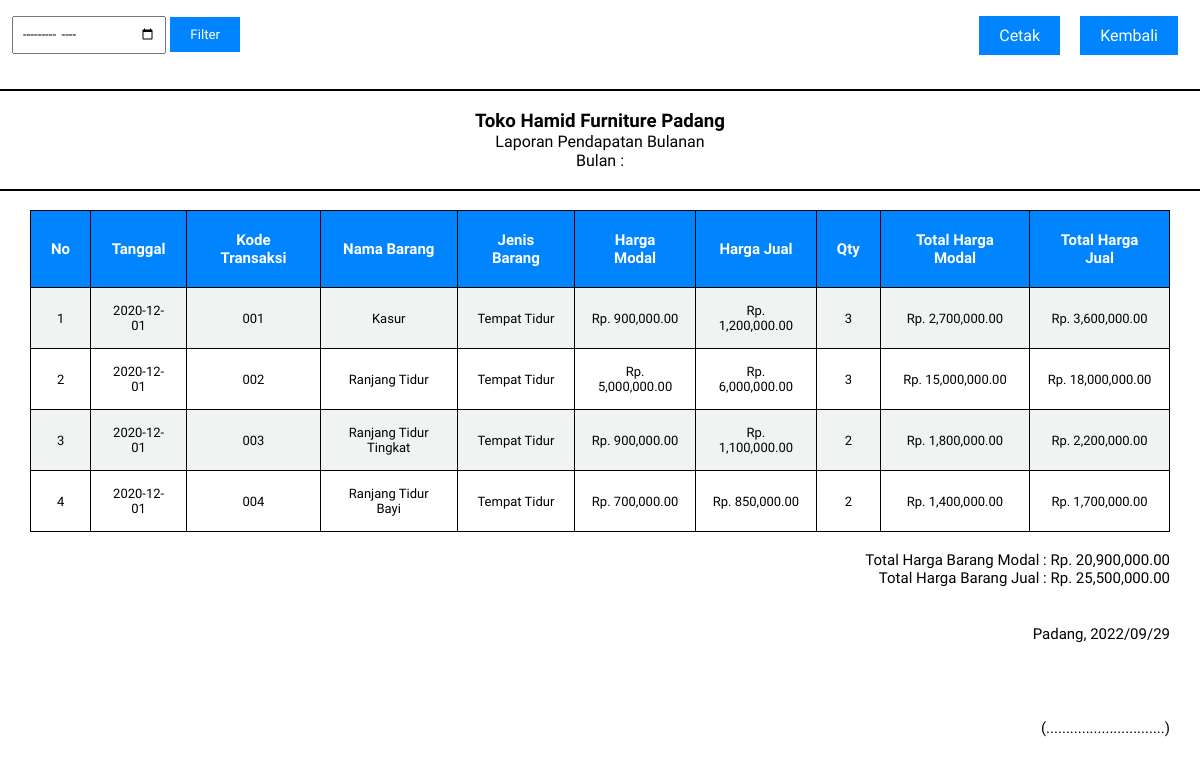
/laporanpendapatan/laporanpendapatanbulanan.php (signed in), run on the app's committed database.
### tables this page shows
CREATE TABLE `tb_penjualan` (
  `tanggal_transaksi` date NOT NULL,
  `kode_transaksi` varchar(100) NOT NULL,
  `kode_barang` varchar(100) NOT NULL,
  `nama_barang` varchar(100) NOT NULL,
  `jenis_barang` varchar(100) NOT NULL,
  `harga_barang_modal` int(11) NOT NULL,
  `harga_barang_jual` int(11) NOT NULL,
  `qty` int(11) NOT NULL,
  `total_harga_barang_modal` int(11) NOT NULL,
  `total_harga_barang_jual` int(11) NOT NULL
);

### laporanpendapatan/laporanpendapatanbulanan.php (the view, shortened to what this page needs)
<?php
 include '../koneksi/index.php';
?>
<!DOCTYPE html>
<html lang="en">
<head>
    <link rel="stylesheet" href="../css/style.css">
    <link rel="stylesheet" href="https://stackpath.bootstrapcdn.com/font-awesome/4.7.0/css/font-awesome.min.css">
</head>
<body>
                    <?php
                    $bulanini="";
                    ?>
                    <div class="header-layout">
                        <div class="filter-layout">
                        <form action="" method="GET">
                            <input type="month" value="<?php echo $bulanini ?>" name="bulan">
                            <input type="submit" name="bulanini" value="Filter">
                         </form>
                        </div>
                        <div class="button-exit-layout">
                            <a href="../laporanpendapatan/cetaklaporanpendapatanbulanan.php?bulanini=<?php echo"$bulanini"?>">Cetak</a>
                            <a href="../laporanpendapatan/">Kembali</a>
                        </div>
                    </div>
                    <br>
                    <center>
                    <hr>
                    <br>
                    <h3>Toko Hamid Furniture Padang</h3>
                    <p>Laporan Pendapatan Bulanan</p>
                    <p>Bulan : <?php echo "$bulanini"?></p>
                    <br>
                    <hr>
                    <br>
                     </center>
                    <table>
                        <tr>
                            <th>No</th>
                            <th>Tanggal</th>
                            <th>Kode Transaksi</th>
                            <th>Nama Barang</th>
                            <th>Jenis Barang</th>
                            <th>Harga Modal</th>
                            <th>Harga Jual</th>
                            <th>Qty</th>
                            <th>Total Harga Modal</th>
                            <th>Total Harga Jual</th>
                        </tr>
                    <?php
                    if(isset($_GET["bulanini"])){
                        $bulanini = $_GET["bulan"];
                        $no=1;
                        $data="SELECT * FROM tb_penjualan WHERE tanggal_transaksi LIKE'%$bulanini%' ORDER BY tanggal_transaksi ASC  ";
                        $total="SELECT SUM(total_harga_barang_modal) AS totalmodal, SUM(total_harga_barang_jual) AS totaljual FROM tb_penjualan  WHERE tanggal_transaksi LIKE'%$bulanini%' ORDER BY tanggal_transaksi ASC";
                    }
                    else{
                        $no=1;
                        $data="SELECT * FROM tb_penjualan ORDER BY tanggal_transaksi ASC";
                        $total="SELECT SUM(total_harga_barang_modal) AS totalmodal, SUM(total_harga_barang_jual) AS totaljual FROM tb_penjualan ORDER BY tanggal_transaksi ASC";
                    }
                    ?>
                    <?php
                    $query=mysqli_query($koneksi,$data);
                    while($row=mysqli_fetch_array($query)){
                        $tanggal_transaksi= $row["tanggal_transaksi"];
                        $kode_transaksi = $row["kode_transaksi"];
                        $nama_barang = $row["nama_barang"];
                        $jenis_barang = $row["jenis_barang"];
                        $harga_barang_modal = $row["harga_barang_modal"];
                        $harga_barang_jual = $row["harga_barang_jual"];
                        $qty=$row["qty"];
                        $total_harga_barang_modal=$row["total_harga_barang_modal"];
                        $total_harga_barang_jual=$row["total_harga_barang_jual"];
                    ?>
                    <tr>
                        <td><?php echo "$no" ?></td>
                        <td><?php echo "$tanggal_transaksi" ?></td>
                        <td><?php echo "$kode_transaksi" ?></td>
                        <td><?php echo "$nama_barang" ?></td>
                        <td><?php echo "$jenis_barang" ?></td>
                        <td><?php echo "Rp. ". number_format($harga_barang_modal, 2, ".", ",");?></td>
                        <td><?php echo "Rp. ". number_format($harga_barang_jual, 2, ".", ",");?></td>
                        <td><?php echo "$qty" ?></td>
                        <td><?php echo "Rp. ". number_format($total_harga_barang_modal, 2, ".", ",");?></td>
                        <td><?php echo "Rp. ". number_format($total_harga_barang_jual, 2, ".", ",");?></td>
                    </tr>
                    <?php
                    $no++;
                    }
                    ?>
                    </table>
                    <div class="footer-layout">
                        <br>
                        <?php
                        $querytotal=mysqli_query($koneksi,$total);
                        while($rowtotal=mysqli_fetch_array($querytotal))
                        {
                            $totalmodal=$rowtotal["totalmodal"];
                            $totaljual=$rowtotal["totaljual"];
                        ?>
                            <p >Total Harga Barang Modal : <?php echo "Rp. ". number_format($totalmodal, 2, ".", ",");?></p>
                            <p >Total Harga Barang Jual  : <?php echo "Rp. ". number_format($totaljual, 2, ".", ",");?></p>
                        <?php
                        }
                        ?>
                        <br>
                        <br>
                        <p >Padang, <?php $tgl=date("Y/m/d"); echo"$tgl" ?></p>
                        <br>
                        <br>
                        <br>
                        <br>
                        <p>(..............................)</p>
                        <br>
                        <br>
                        <br>
                        <br>
                    </div>
</body>
</html>

### css/style.css (style rules this page uses)
* { font-family: 'Varela Round', sans-serif; margin: 0; padding: 0; }

### laporanpendapatan/laporanpendapatanbulanan.php (style rules this page uses)
hr { border:1px solid black; }
table { width:95%; text-align:center; border-collapse: collapse; margin:auto; }
table th { padding:20px; border:1px solid black; font-size:15px; background-color:#0084ff; color:#ffffff; }
table td { padding:15px; font-size:13px; border:1px solid black; }
table tr:nth-child(odd) { background-color: #ffffff; }
table tr:nth-child(even) { background-color: #eff3f2; }
.header-layout { width:98%; height:70px; display:flex; justify-content:space-between; margin:auto; }
.header-layout > .filter-layout { width:60%; height:100%; display:flex; align-items:center; }
.header-layout > .filter-layout input { padding:8px; outline:none; }
.header-layout > .filter-layout input[type=submit] { padding:10px 20px; outline:none; border:none; background-color:#0084ff; color:#FFFFFF; }
.button-exit-layout { width:20%; height:100%; display:flex; align-items:center; justify-content:flex-end; }
.button-exit-layout a { display:block; padding: 10px 20px; background-color:#0084ff; text-decoration:none; color:#FFFFFF; margin:0px 10px; }
.footer-layout { width:95%; margin:auto; }
.footer-layout p { font-size:15px; text-align:right; }

### data on the page
tb_penjualan: tanggal_transaksi "2020-12-01", kode_transaksi "001", nama_barang "Kasur", jenis_barang "Tempat Tidur", harga_barang_modal "900,000.00", harga_barang_jual "1,200,000.00", qty "3", total_harga_barang_modal "2,700,000.00", total_harga_barang_jual "3,600,000.00"
tb_penjualan: tanggal_transaksi "2020-12-01", kode_transaksi "002", nama_barang "Ranjang Tidur", jenis_barang "Tempat Tidur", harga_barang_modal "5,000,000.00", harga_barang_jual "6,000,000.00", qty "3", total_harga_barang_modal "15,000,000.00", total_harga_barang_jual "18,000,000.00"
tb_penjualan: tanggal_transaksi "2020-12-01", kode_transaksi "003", nama_barang "Ranjang Tidur Tingkat", jenis_barang "Tempat Tidur", harga_barang_modal "900,000.00", harga_barang_jual "1,100,000.00", qty "2", total_harga_barang_modal "1,800,000.00", total_harga_barang_jual "2,200,000.00"
tb_penjualan: tanggal_transaksi "2020-12-01", kode_transaksi "004", nama_barang "Ranjang Tidur Bayi", jenis_barang "Tempat Tidur", harga_barang_modal "700,000.00", harga_barang_jual "850,000.00", qty "2", total_harga_barang_modal "1,400,000.00", total_harga_barang_jual "1,700,000.00"

### other printed values
$totalmodal "20,900,000.00"
$totaljual "25,500,000.00"
